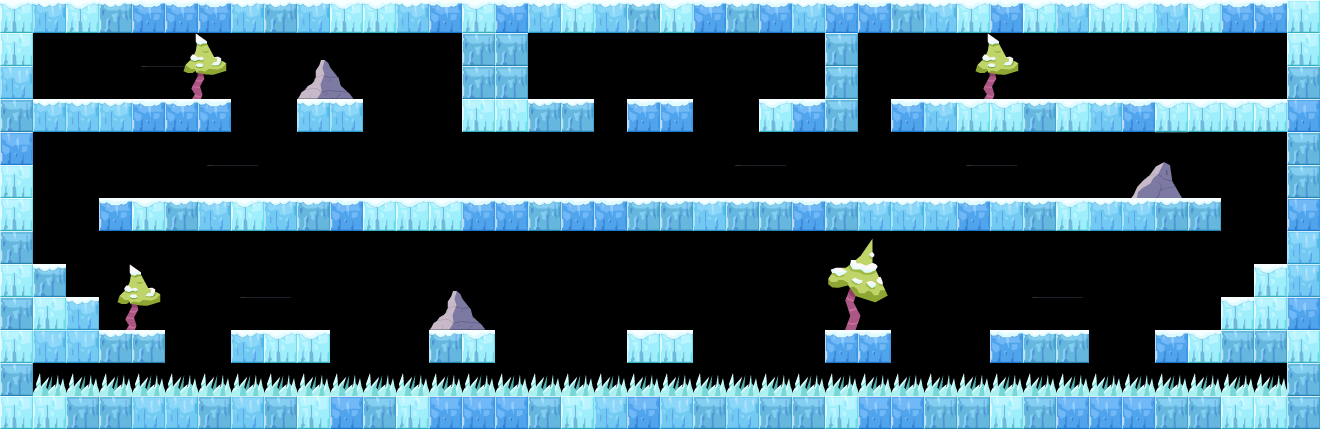

This game map was drawn from its Tiled (.tmx) file and the tilesets committed beside it. A one-line description and the trimmed map source follow:
An orthogonal 40x13 tile map with 33x33 px tiles, 4 tile layers (bg, deco background, layout, deco foreground) and 62 objects (27x citrus.objects.platformer.box2d.Platform, 10x citrus.objects.platformer.box2d.Sensor, 8x citrus.objects.CitrusSprite, 6x space_digger.Seam, 6x space_digger.enemies.SpawnSpot, ...).

<map version="1.0" orientation="orthogonal" width="40" height="13" tilewidth="33" tileheight="33">
 <tileset firstgid="1" name="tileset_ice" tilewidth="33" tileheight="33">
  <image source="../tilesets/tileset_ice.png" width="297" height="132" />
  <tile id="12">
   <properties>
    <property name="" value="" />
   </properties>
  </tile>
 </tileset>
 <layer name="bg" width="40" height="13">
  <properties>
   <property name="group" value="0" />
  </properties>
  <data>[520 cells, 0 non-empty, 0 distinct tile ids]</data>
 </layer>
 <layer name="deco background" width="40" height="13">
  <data>[520 cells, 12 non-empty, 2 distinct tile ids]</data>
 </layer>
 <objectgroup color="#ffff00" name="animated decoration bg" width="40" height="13">
  <properties>
   <property name="group" value="0" />
  </properties>
  <object name="sky" type="citrus.objects.CitrusSprite" x="644" y="-330" width="33" height="33">
   <properties>
    <property name="registration" value="center" />
    <property name="view" value="Sky_ice" />
   </properties>
   <ellipse />
  </object>
  <object type="citrus.objects.CitrusSprite" x="80" y="30">
   <properties>
    <property name="view" value="Liana1_ice" />
   </properties>
   <ellipse />
  </object>
  <object type="citrus.objects.CitrusSprite" x="166" y="228">
   <properties>
    <property name="view" value="Liana2_ice" />
   </properties>
   <ellipse />
  </object>
  <object type="citrus.objects.CitrusSprite" x="387" y="228">
   <properties>
    <property name="view" value="Liana3_ice" />
   </properties>
   <ellipse />
  </object>
  <object type="citrus.objects.CitrusSprite" x="327" y="229">
   <properties>
    <property name="view" value="Liana2_ice" />
   </properties>
   <ellipse />
  </object>
  <object type="citrus.objects.CitrusSprite" x="753" y="229">
   <properties>
    <property name="view" value="Liana1_ice" />
   </properties>
   <ellipse />
  </object>
  <object type="citrus.objects.CitrusSprite" x="927" y="131">
   <properties>
    <property name="view" value="Liana1_ice" />
   </properties>
   <ellipse />
  </object>
  <object type="citrus.objects.CitrusSprite" x="1196" y="129">
   <properties>
    <property name="view" value="Liana2_ice" />
   </properties>
   <ellipse />
  </object>
 </objectgroup>
 <layer name="layout" width="40" height="13">
  <properties>
   <property name="group" value="2" />
  </properties>
  <data>[520 cells, 235 non-empty, 9 distinct tile ids]</data>
 </layer>
 <layer name="deco foreground" width="40" height="13">
  <properties>
   <property name="group" value="2" />
  </properties>
  <data>[520 cells, 36 non-empty, 19 distinct tile ids]</data>
 </layer>
 <objectgroup name="platforms" width="40" height="13">
  <properties>
   <property name="group" value="2" />
  </properties>
  <object type="citrus.objects.platformer.box2d.Platform" x="462" y="0" width="66" height="132" />
  <object type="citrus.objects.platformer.box2d.Platform" x="825" y="0" width="33" height="132" />
  <object type="citrus.objects.platformer.box2d.Platform" x="0" y="0" width="33" height="429" />
  <object type="citrus.objects.platformer.box2d.Platform" x="1287" y="0" width="33" height="429" />
  <object type="citrus.objects.platformer.box2d.Platform" x="33" y="396" width="1254" height="33" />
  <object type="citrus.objects.platformer.box2d.Platform" x="33" y="0" width="429" height="33" />
  <object type="citrus.objects.platformer.box2d.Platform" x="528" y="0" width="297" height="33" />
  <object type="citrus.objects.platformer.box2d.Platform" x="858" y="0" width="429" height="33" />
  <object type="citrus.objects.platformer.box2d.Platform" x="1287" y="99" height="33" />
  <object type="citrus.objects.platformer.box2d.Platform" x="891" y="99" width="396" height="33" />
  <object type="citrus.objects.platformer.box2d.Platform" x="99" y="198" width="1122" height="33" />
  <object type="citrus.objects.platformer.box2d.Platform" x="33" y="99" width="198" height="33" />
  <object type="citrus.objects.platformer.box2d.Platform" x="297" y="99" width="66" height="33" />
  <object type="citrus.objects.platformer.box2d.Platform" x="528" y="99" width="66" height="33" />
  <object type="citrus.objects.platformer.box2d.Platform" x="627" y="99" width="66" height="33" />
  <object type="citrus.objects.platformer.box2d.Platform" x="759" y="99" width="66" height="33" />
  <object type="citrus.objects.platformer.box2d.Platform" x="1155" y="330" width="132" height="33" />
  <object type="citrus.objects.platformer.box2d.Platform" x="1221" y="297" width="66" height="33" />
  <object type="citrus.objects.platformer.box2d.Platform" x="1254" y="264" width="33" height="33" />
  <object type="citrus.objects.platformer.box2d.Platform" x="33" y="330" width="132" height="33" />
  <object type="citrus.objects.platformer.box2d.Platform" x="33" y="297" width="66" height="33" />
  <object type="citrus.objects.platformer.box2d.Platform" x="33" y="264" width="33" height="33" />
  <object type="citrus.objects.platformer.box2d.Platform" x="231" y="330" width="99" height="33" />
  <object type="citrus.objects.platformer.box2d.Platform" x="429" y="330" width="66" height="33" />
  <object type="citrus.objects.platformer.box2d.Platform" x="627" y="330" width="66" height="33" />
  <object type="citrus.objects.platformer.box2d.Platform" x="825" y="330" width="66" height="33" />
  <object type="citrus.objects.platformer.box2d.Platform" x="990" y="330" width="99" height="33" />
 </objectgroup>
 <objectgroup color="#ff5500" name="breakable blocks" width="40" height="13">
  <object type="space_digger.DestructibleBlock" x="1089" y="66" width="33" height="33">
   <properties>
    <property name="view" value="BreakableBlock_ice" />
   </properties>
  </object>
  <object type="space_digger.DestructibleBlock" x="1155" y="297" width="33" height="33">
   <properties>
    <property name="view" value="BreakableBlock_ice" />
   </properties>
  </object>
 </objectgroup>
 <objectgroup color="#5500ff" name="player &amp; exit" width="40" height="13">
  <object name="player_char" type="space_digger.PlayerCharacter" x="643" y="66" width="33" height="33">
   <properties>
    <property name="view" value="PlayerCharacterAnimation" />
   </properties>
  </object>
  <object name="exit" type="citrus.objects.platformer.box2d.Sensor" x="627" y="33" width="66" height="66">
   <properties>
    <property name="view" value="FxExit" />
   </properties>
  </object>
  <object name="ship" type="space_digger.SpaceShip" x="644" y="-243" width="33" height="33">
   <properties>
    <property name="group" value="2" />
    <property name="view" value="SpaceShip_ice" />
   </properties>
   <ellipse />
  </object>
 </objectgroup>
 <objectgroup color="#00aa00" name="seams" width="40" height="13">
  <object name="seam_4" type="space_digger.Seam" x="627" y="297" width="33" height="33">
   <properties>
    <property name="view" value="Seam_ice" />
   </properties>
  </object>
  <object name="seam_0" type="space_digger.Seam" x="792" y="66" width="33" height="33">
   <properties>
    <property name="view" value="Seam_ice" />
   </properties>
  </object>
  <object name="seam_1" type="space_digger.Seam" x="1254" y="66" width="33" height="33">
   <properties>
    <property name="view" value="Seam_ice" />
   </properties>
  </object>
  <object name="seam_2" type="space_digger.Seam" x="660" y="297" width="33" height="33">
   <properties>
    <property name="view" value="Seam_ice" />
   </properties>
  </object>
  </objectgroup>
 <objectgroup color="#ff0000" name="enemies" width="40" height="13">
  <properties>
   <property name="group" value="1" />
  </properties>
  <!-- 7 objects omitted --></objectgroup>
 <objectgroup color="#ff557f" name="enemy limits" width="40" height="13">
  <!-- 9 objects omitted --></objectgroup>
</map>
<!-- 18 of 62 objects omitted -->
